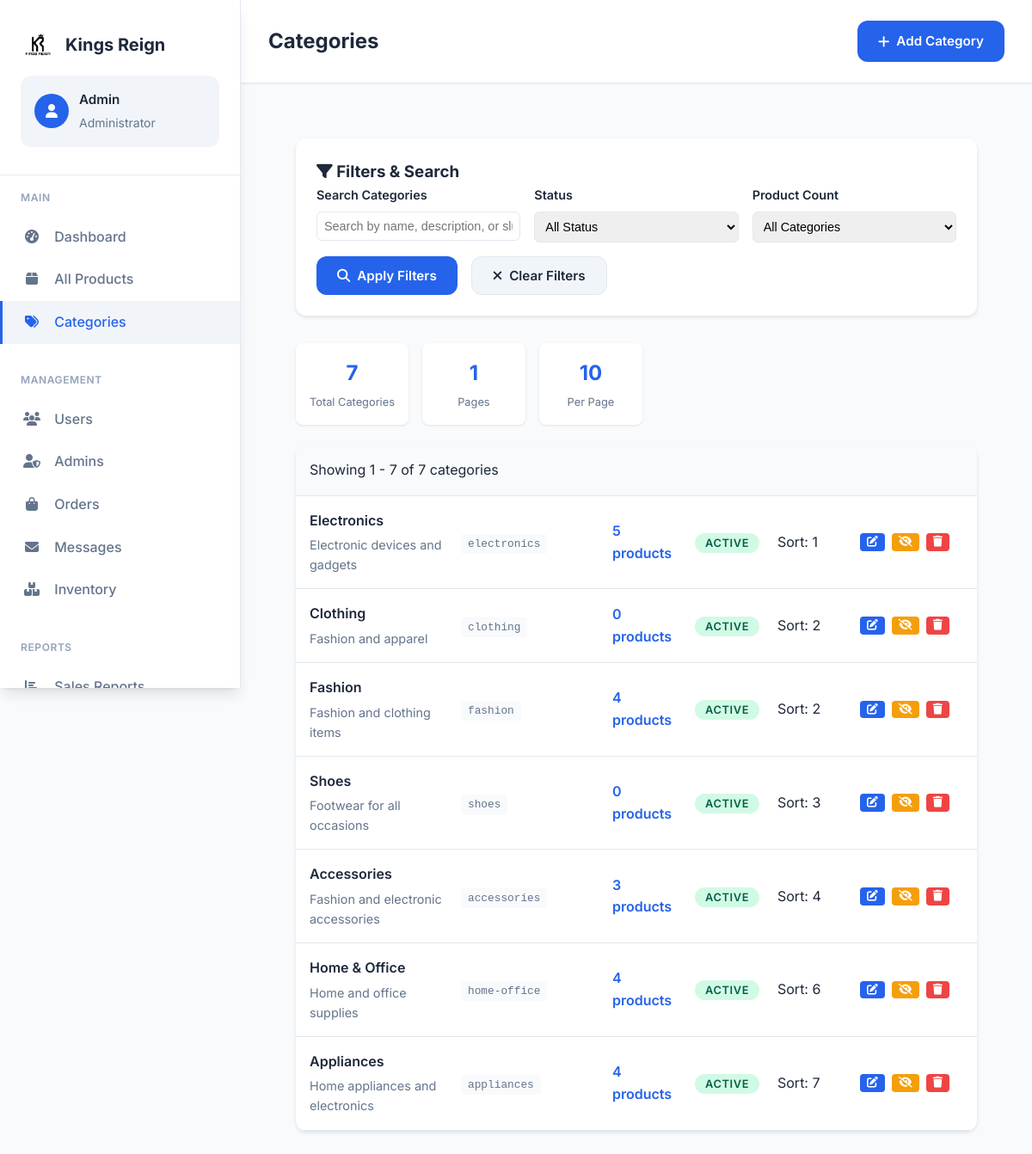
Screenshot of /admin/categories.php (signed in) with the database file from the repository.
### tables this page shows
CREATE TABLE `categories` (
  `id` int(11) NOT NULL,
  `name` varchar(100) NOT NULL,
  `description` text DEFAULT NULL,
  `slug` varchar(100) DEFAULT NULL,
  `image_path` varchar(500) DEFAULT NULL,
  `is_active` tinyint(1) DEFAULT 1,
  `sort_order` int(11) DEFAULT 0,
  `created_at` timestamp NOT NULL DEFAULT current_timestamp(),
  `updated_at` timestamp NOT NULL DEFAULT current_timestamp() ON UPDATE current_timestamp()
);

### admin/categories.php (the view, shortened to what this page needs)
<?php
include('../db.php');
$where_clause = '';
$page = isset($_GET['page']) ? max(1, intval($_GET['page'])) : 1;
$per_page = 10;
$offset = ($page - 1) * $per_page;
$count_query = "SELECT COUNT(*) as total FROM categories c $where_clause";
$count_result = $conn->query($count_query);
$total_categories = $count_result->fetch_assoc()['total'];
$total_pages = ceil($total_categories / $per_page);
$query = "SELECT c.*,
          (SELECT COUNT(*) FROM products WHERE category_id = c.id) as product_count
          FROM categories c
          $where_clause
          ORDER BY c.sort_order ASC, c.name ASC
          LIMIT $per_page OFFSET $offset";
$categories_result = $conn->query($query);
$header_actions = '<a href="add_category.php" class="btn btn-primary"><i class="fas fa-plus"></i> Add Category</a>';
?>
<!DOCTYPE html>
<html lang="en">
<head>
    <link rel="stylesheet" href="../styles/modern_admin.css">
</head>
<body>
    <div class="admin-layout">
        <?php include 'includes/sidebar.php'; ?>
        <main class="admin-main">
            <?php include 'includes/header.php'; ?>
            <div class="admin-content">
                <div class="categories-container">
                    <div class="filters-section">
                        <h3><i class="fas fa-filter"></i> Filters & Search</h3>
                        <div class="filters-grid">
                            <div class="filter-group">
                                <label class="filter-label" for="search">Search Categories</label>
                                <input type="text" id="search" class="filter-input"
                                       placeholder="Search by name, description, or slug"
                                       value="<?php echo isset($_GET['search']) ? htmlspecialchars($_GET['search']) : ''; ?>">
                            </div>
                            <div class="filter-group">
                                <label class="filter-label" for="status">Status</label>
                                <select id="status" class="filter-input">
                                    <option value="">All Status</option>
                                </select>
                            </div>
                            <div class="filter-group">
                                <label class="filter-label" for="productCount">Product Count</label>
                                <select id="productCount" class="filter-input">
                                    <option value="">All Categories</option>
                                </select>
                            </div>
                        </div>
                        <div style="display: flex; gap: 1rem; margin-top: 1rem;">
                            <button class="btn btn-primary" onclick="applyFilters()">
                                <i class="fas fa-search"></i> Apply Filters
                            </button>
                            <button class="btn btn-secondary" onclick="clearFilters()">
                                <i class="fas fa-times"></i> Clear Filters
                            </button>
                        </div>
                    </div>
                    <div class="categories-header">
                        <div class="categories-stats">
                            <div class="stat-card">
                                <div class="stat-number"><?php echo number_format($total_categories); ?></div>
                                <div class="stat-label">Total Categories</div>
                            </div>
                            <div class="stat-card">
                                <div class="stat-number"><?php echo number_format($total_pages); ?></div>
                                <div class="stat-label">Pages</div>
                            </div>
                            <div class="stat-card">
                                <div class="stat-number"><?php echo number_format($per_page); ?></div>
                                <div class="stat-label">Per Page</div>
                            </div>
                        </div>
                    </div>
                    <div class="categories-table">
                        <div class="table-header">
                            <div>
                                Showing <?php echo number_format($offset + 1); ?> - <?php echo number_format(min($offset + $per_page, $total_categories)); ?>
                                of <?php echo number_format($total_categories); ?> categories
                            </div>
                        </div>
                        <?php if ($categories_result && $categories_result->num_rows > 0): ?>
                            <?php while ($category = $categories_result->fetch_assoc()): ?>
                                <div class="category-row">
                                    <div>
                                        <div class="category-name"><?php echo htmlspecialchars($category['name']); ?></div>
                                        <div class="category-description"><?php echo htmlspecialchars($category['description'] ?? ''); ?></div>
                                    </div>
                                    <div>
                                        <span class="category-slug"><?php echo htmlspecialchars($category['slug']); ?></span>
                                    </div>
                                    <div class="product-count">
                                        <?php echo $category['product_count']; ?> products
                                    </div>
                                    <div>
                                        <span class="status-badge status-<?php echo $category['is_active'] ? 'active' : 'inactive'; ?>">
                                            <?php echo $category['is_active'] ? 'Active' : 'Inactive'; ?>
                                        </span>
                                    </div>
                                    <div>
                                        Sort: <?php echo $category['sort_order']; ?>
                                    </div>
                                    <div class="category-actions">
                                        <a href="edit_category.php?id=<?php echo $category['id']; ?>"
                                           class="action-btn action-edit" title="Edit">
                                            <i class="fas fa-edit"></i>
                                        </a>
                                        <a href="categories.php?action=toggle_status&id=<?php echo $category['id']; ?>"
                                           class="action-btn action-toggle" title="<?php echo $category['is_active'] ? 'Deactivate' : 'Activate'; ?>">
                                            <i class="fas fa-<?php echo $category['is_active'] ? 'eye-slash' : 'eye'; ?>"></i>
                                        </a>
                                        <a href="categories.php?action=delete&id=<?php echo $category['id']; ?>"
                                           class="action-btn action-delete" title="Delete"
                                           onclick="return confirm('Are you sure you want to delete this category?')">
                                            <i class="fas fa-trash"></i>
                                        </a>
                                    </div>
                                </div>
                            <?php endwhile; ?>
                        <?php endif; ?>
                    </div>
                </div>
            </div>
        </main>
    </div>
</body>
</html>

### styles/modern_admin.css (style rules this page uses)
:root { --primary-color: #2563eb; --primary-dark: #1d4ed8; --secondary-color: #64748b; --accent-color: #f59e0b; --success-color: #10b981; --danger-color: #ef4444; --warning-color: #f59e0b; --text-primary: #1e293b; --text-secondary: #64748b; --text-light: #94a3b8; --bg-primary: #ffffff; --bg-secondary: #f8fafc; --bg-tertiary: #f1f5f9; --border-color: #e2e8f0; --border-radius: 12px; --shadow-sm: 0 1px 2px 0 rgb(0 0 0 / 0.05); --shadow-md: 0 4px 6px -1px rgb(0 0 0 / 0.1), 0 2px 4px -2px rgb(0 0 0 / 0.1); --shadow-lg: 0 10px 15px -3px rgb(0 0 0 / 0.1), 0 4px 6px -4px rgb(0 0 0 / 0.1); --shadow-xl: 0 20px 25px -5px rgb(0 0 0 / 0.1), 0 8px 10px -6px rgb(0 0 0 / 0.1); --transition: all 0.3s cubic-bezier(0.4, 0, 0.2, 1); --sidebar-width: 280px; }
* { margin: 0; padding: 0; box-sizing: border-box; }
body { font-family: 'Inter', -apple-system, BlinkMacSystemFont, 'Segoe UI', Roboto, sans-serif; line-height: 1.6; color: var(--text-primary); background-color: var(--bg-secondary); font-size: 16px; }
.admin-layout { display: flex; min-height: 100vh; }
.admin-main { flex: 1; margin-left: var(--sidebar-width); min-height: 100vh; background: var(--bg-secondary); }
.admin-content { padding: 2rem; }
.table-header { padding: 1.5rem; border-bottom: 1px solid var(--border-color); display: flex; align-items: center; justify-content: space-between; }
.status-badge { padding: 0.25rem 0.75rem; border-radius: 20px; font-size: 0.75rem; font-weight: 600; text-transform: uppercase; letter-spacing: 0.05em; }
.btn { padding: 0.75rem 1.5rem; border: none; border-radius: var(--border-radius); font-weight: 600; cursor: pointer; transition: var(--transition); text-decoration: none; display: inline-flex; align-items: center; gap: 0.5rem; font-size: 0.95rem; font-family: inherit; }
.btn-primary { background: var(--primary-color); color: white; }
.btn-secondary { background: var(--bg-tertiary); color: var(--text-primary); border: 1px solid var(--border-color); }

### rows the page displays
categories: name "Electronics", description "Electronic devices and gadgets", slug "electronics", product_count "5", is_active "ACTIVE", sort_order "1"
categories: name "Clothing", description "Fashion and apparel", slug "clothing", product_count "0", is_active "ACTIVE", sort_order "2"
categories: name "Fashion", description "Fashion and clothing items", slug "fashion", product_count "4", is_active "ACTIVE", sort_order "2"
categories: name "Shoes", description "Footwear for all occasions", slug "shoes", product_count "0", is_active "ACTIVE", sort_order "3"
categories: name "Accessories", description "Fashion and electronic accessories", slug "accessories", product_count "3", is_active "ACTIVE", sort_order "4"
categories: name "Home & Office", description "Home and office supplies", slug "home-office", product_count "4", is_active "ACTIVE", sort_order "6"
categories: name "Appliances", description "Home appliances and electronics", slug "appliances", product_count "4", is_active "ACTIVE", sort_order "7"

### other values shown
$_SESSION['admin_name'] "Admin"
$page_title "Categories"
$total_categories "7"
$total_pages "1"
$per_page "10"
$offset + 1 "1"
min($offset + $per_page, $total_categories) "7"
